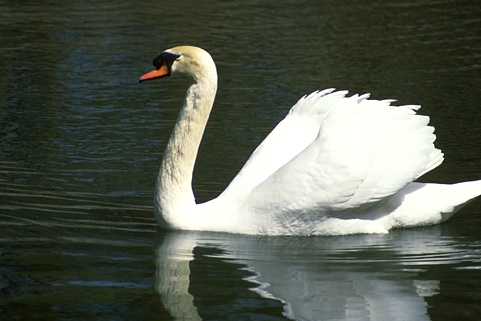
#> input picture Experiments/Image Segmentation exp - v2/Image6/8068.jpg, 481 x 321 px
$ jupyter execute --allow-errors _KMeans.ipynb
#> lines starting #> are read from the running program, lines starting #| are printed output that depends on the picture; after the words box and inside, x2 and y2 are one past the last pixel; in counts of white or black regions, pixels touching at a corner belong together; long printed decimals are rounded
[cell 1]
import numpy as np
import random
import math
from matplotlib import pyplot as plt
from sklearn.datasets.samples_generator import make_blobs
import time
import pandas as pd
from scipy.spatial.distance import cdist
from sklearn.utils import shuffle

Initialize the data points and Random centers
===========================

[cell 2]
cluster=2

[cell 3]
import cv2

img = cv2.imread('8068.jpg',0)
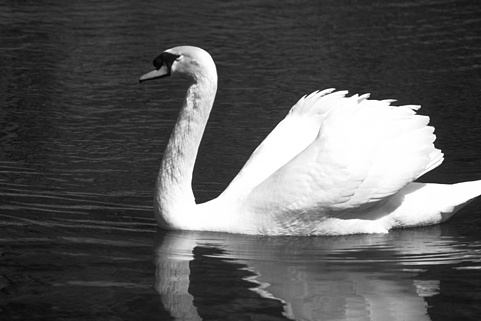
#> img: shape (321, 481); min 0, max 255, mean 89.7
e = cv2.imread('8068.png',0)

# ret,e = cv2.threshold(e,100,255,cv2.THRESH_BINARY)


height, width = img.shape[0],img.shape[1]
#> height = 321; width = 481
img_list = np.reshape(img, (height*width, 1))

plt.imshow(img, cmap='gray')
plt.show()

plt.imshow(e, cmap='gray')
plt.show()


x=img_list
# x=img

KMeans - Clustering
===============

[cell 4]
from sklearn.cluster import KMeans
import numpy as np

kmeans = KMeans(n_clusters=cluster, random_state=5).fit(x)
kmeans.labels_

kmeans.cluster_centers_
vv=kmeans.cluster_centers_
#> vv = [51.31, 225.9]


ny=kmeans.labels_ #np.argmax(uu,axis=1)

# [4 lines of commented-out code are left out]

[cell 5]
index = np.copy(ny)
index = np.reshape(index, (height, width))
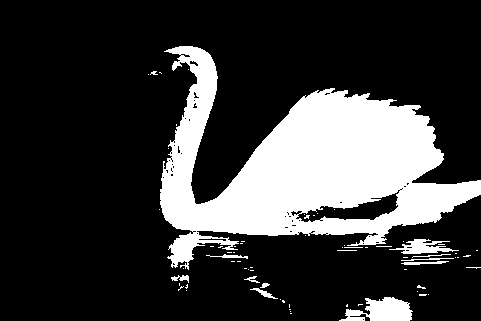
#> index: shape (321, 481) int32; values 0 (black) and 1 (white), 22% white; 70 white regions (58 under 20 px), largest, box (x1, y1, x2, y2) and area: (160, 46, 481, 270) 31491, (339, 297, 413, 321) 1118, (389, 239, 459, 254) 502
plt.xticks([])
plt.yticks([])
# axes = plt.gca()
plt.imshow(index, cmap='gray')
plt.show(block=True)

[cell 6]
from sklearn.metrics.cluster import normalized_mutual_info_score
print(normalized_mutual_info_score(e.flatten(),ny))
#| 0.2007

from sklearn.metrics import mean_squared_error
print(mean_squared_error(e.flatten(),ny))
#| 13937.510

from sklearn.metrics.cluster import adjusted_rand_score
print(adjusted_rand_score(e.flatten(),ny))
#| 0.01472
